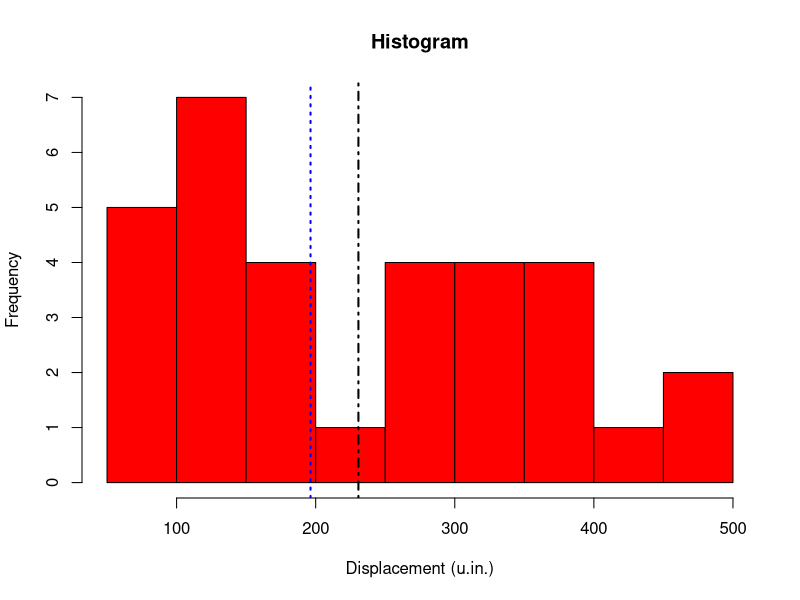
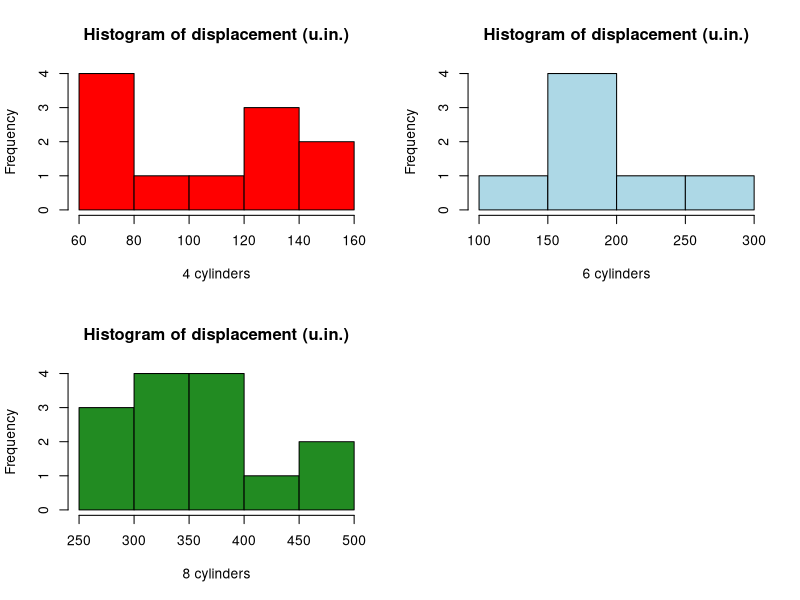
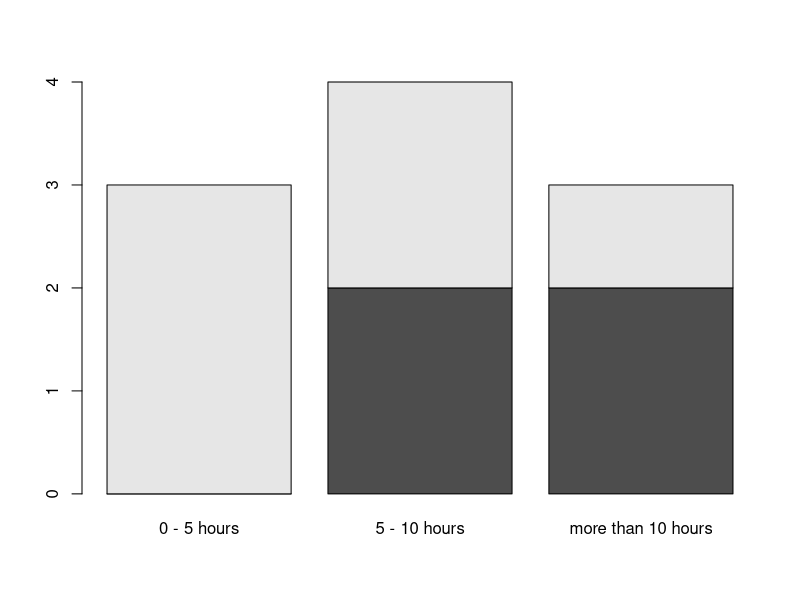
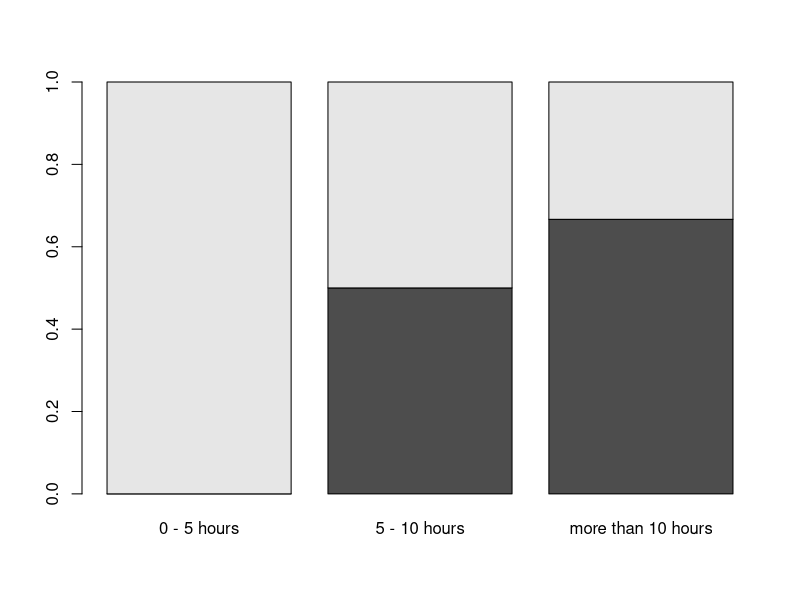
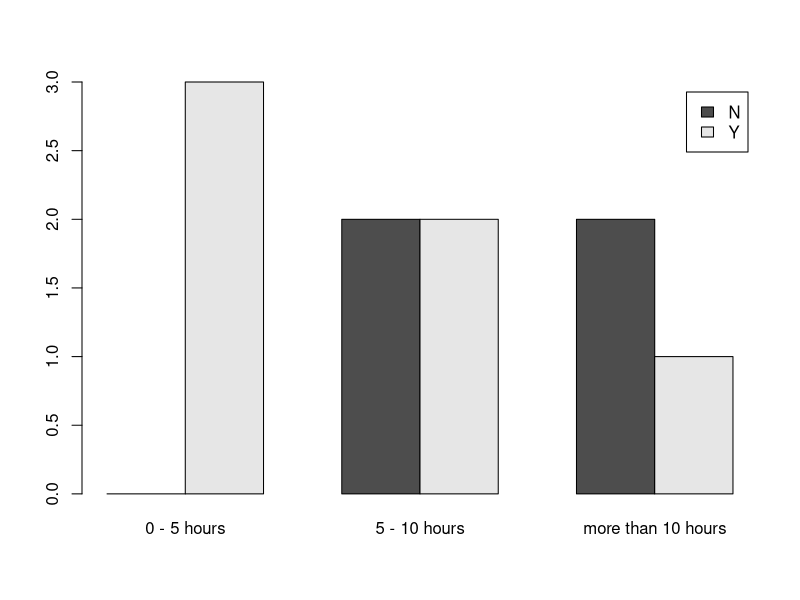
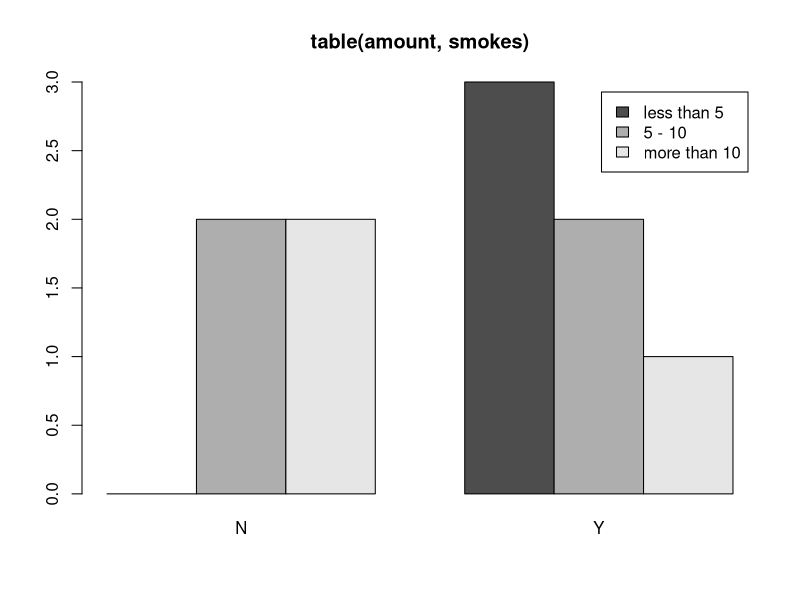
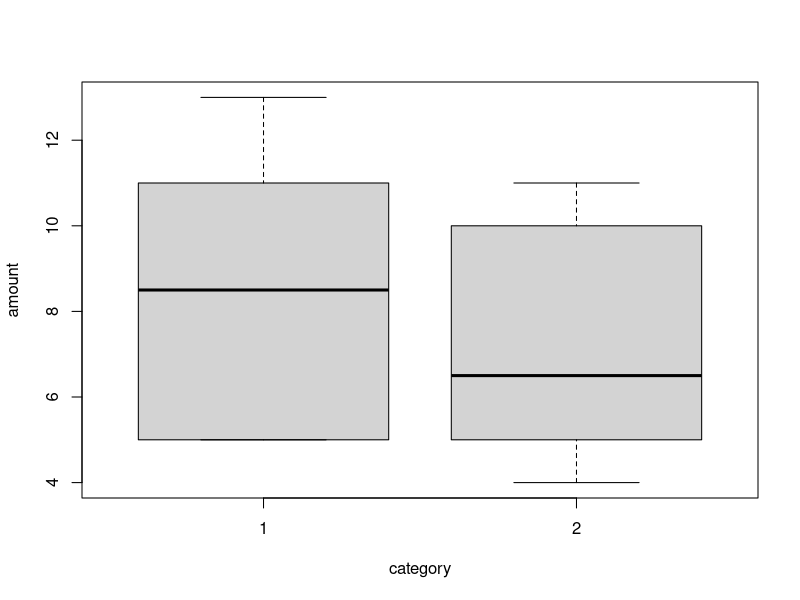
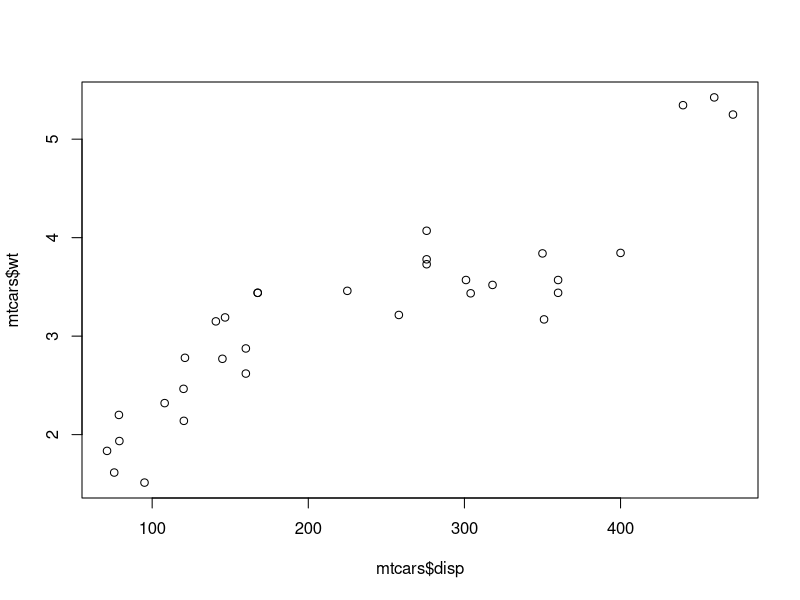

Source code (R) for these figures, in order:
#           N-мерни променливи и изследване на връзките между тях


#       Какво предсталяват "n"-мерните данни? 
#       Едномерните данни, това са масиви/листа от обекти (числа, стрингове, дати, друг тип обекти).
#   При двумерните данни имаме колекция от едномерни данни. Тоест, представянето е във формата на 
#   матрици, data frame-ове или друга подобна структура, при която най-често по редове са представени
#   примерите/елементите, а по колони техните признаци (променливите).

#       Пример за многомерни данни е
data("mtcars")
head(mtcars)


#       Нека да изследваме обема на двигателя за въпроснтие коли. Първо ще построим хистограма
hist(x = mtcars$disp, col = "red", xlab = "Displacement (u.in.)", main = "Histogram")
summary(mtcars$disp)
sd(mtcars$disp)

abline(v = mean(mtcars$disp), lwd = 2, lty = 4)
abline(v = median(mtcars$disp), lwd = 2, lty = 3, col = "blue")
#       От хистограмата се вижда, че имаме два пика. Тоест, разпределението на променливата е
#   бимодално. Черната вертикалана прекъсната линия показва къде се намира средната стойност,
#   а синята прекъсната - медината. И в двата случая, малко трудно можем да приемем, че тпва е
#   очакването на разпределението.
#       Нека сега да проверим, какво би станало, ако групираме данните по броя на цилиндрите
disp_cyl4 <- mtcars$disp[which(mtcars$cyl == 4)]
disp_cyl6 <- mtcars$disp[which(mtcars$cyl == 6)]
disp_cyl8 <- mtcars$disp[which(mtcars$cyl == 8)]

par(mfrow = c(2, 2))
hist(x = disp_cyl4, col = "red", xlab = "4 cylinders", main = "Histogram of displacement (u.in.)")
hist(x = disp_cyl6, col = "lightblue", xlab = "6 cylinders", main = "Histogram of displacement (u.in.)")
hist(x = disp_cyl8, col = "forestgreen", xlab = "8 cylinders", main = "Histogram of displacement (u.in.)")
par(mfrow = c(1, 1))


summary(disp_cyl4)
sd(disp_cyl4)

summary(disp_cyl6)
sd(disp_cyl6)

summary(disp_cyl8)
sd(disp_cyl8)

#       За групата на двигетелите, които имат 4 цилиндъра, все още не може да получим добра оценка 
#   за очакването, no за другите две групи - можем, защото имаме по един връх. 
#       Анализирайки зависимостите на една променлива от други променливи, ние успяваме да подобрим 
#   оценките на параметрите, които са ни неогходи. По този начин правим прогнозите си по-точни. 




#               Изследване на двумерни данни

#       1. Категорийни (обясняващи) VS категорийни (зависими)
#   Връзките между тези променливи най-лесно се виждат с помощта на cross таблици и barplot-ове.

#      Пример: Направили сме хипотетично прочуване, което измерва дали студентите, които пушат,
#   учат по-малко.

smokes <- c("Y", "N", "N", "Y", "N", "Y", "Y", "Y", "N", "Y")
amount <- c("0 - 5 hours", "5 - 10 hours", "5 - 10 hours", "more than 10 hours", 
            "more than 10 hours", "0 - 5 hours", "5 - 10 hours", "0 - 5 hours", 
            "more than 10 hours", "5 - 10 hours")
table(amount, smokes)
#       Данните показват, че пушачите учат по-малко от непушачите. Нека да разгледаме резулатите
#   не като честоти, а като проценти. За целта изпозлвае командата

prop.table(x = table(amount, smokes))
#   Показва ни в коя група, колко процента от данните попадат.

prop.table(x = table(amount, smokes), margin = 1)
#   Параметърът "margin" задава как желаем да изчисляваме процентите - по редове или по колони.
#   От данните виждаме, че имаме нарастване в процента на непушещите студентите, спрямо броя на
#   часовете, които отделят за учене.

#   Сега ще разгледаме графичното представяне на данните.
barplot(table(smokes, amount))
#       Малко трудно бихме видяли разликите, освен ако не са фрапиращи. 
#       В долния код ще се опитаме да нормализираме стойностите като използваме процентните 
#   съотношения. При този подход, ясно се вижда превъзходствата на едни признаци в една група,
#   спрямо друга.
barplot(prop.table(x = table(smokes, amount), margin = 2))


#       Друг подход е описаният по-долу
barplot(table(smokes, amount), beside = TRUE, legend.text = T)
#      При този подход съще лесно се забелязват разликите в отделните групи. В сегашния barplot
#   сме задали и легенда

#       Освен че можем да изведем легенда на графиката (legend.text = TRUE), то можем и да я
#   попълним със стойности, които ни трябват. Попълването е показано в примера по-долу.
barplot(table(amount, smokes), main = "table(amount, smokes)", beside = TRUE,
        legend.text = c("less than 5", "5 - 10", "more than 10"))



#       2. Категорийни (обясняващи) VS числови (зависими)
#      Когато имаме такава конфигурация при връзките, то най-удачно е да използваме One-way ANOVA
#   и t-test или техните непараемтрични еквиваленти. Тези анализи ще ги учим по-нататък в курса 
#   по статистика. Ако искаме да ги изследваме графично, удачно решение е boxplot графиките.

amount <- c(5, 5, 5, 13, 7, 11, 11, 9, 8, 9, 11, 8, 4, 5, 9, 5, 10, 5, 4, 10)
category <- c(1, 1, 1, 1, 1, 1, 1, 1, 1, 1, 2, 2, 2, 2, 2, 2, 2, 2, 2, 2)
tt <- boxplot(amount ~ category)
#      Както се вижда, лесно могат да се сравнят двете категории. Средната дебела линия във всяки
#   един boxplot е медианата, страните на правоъгълника са 1 и 3-ти квартил, а дължината на опашките
#   са минималната имаксималните стойности, като са изключени потенциалните outlier-и.
#       Тоест интерпретацията на тази графика е, че стойнсотите на първата група като цяло са 
#   по-големи защото и медианата и третия квартил за първата група са по-големи от тези на втората.
#   Отделно, минималната стойност и първия квартил за първата група съвпадат ( = 5), докато минималната 
#   стойност на втората група е 4.



#       3. Числови (обясняващи) VS категорийни (зависими)
#   Този случай на връзка е сходен с горния. Затова тук също можем да използваме One-way ANOVA или 
#   t-test, непараметричните им екваваленти и boxplot-ове. Също така можем да използваме и 
#   логистичната регресия. 

#   Този тип връзка ще бъде обяснена по-нататък



#       4. Числови (обясняващи) VS числови (зависими)
#       Това е може би групата, за която съществуват най-много похвати за анализи. Променливите от 
#   числов тип могат да бъдат превърнати в категорийни и следователно за тях важат горнтие типове
#   анализи. Това, разбира се, би довело до загуба на информация, но в определени случаи е по-подходящо
#   заради по-голямата стабилност на моделите.
#       Похватите, които са характерни за изследването на този тип връзки са най-често корелационен 
#   анализ и регресионен анализ, както и dotplot (графично представяне на връзката).
#       Почти винаги изследването на този тип връзка следва последователността dotplot, корелационен
#   анализ и регресионен анализ.


#       Да разгледаме пример от данните "mtcars". Интересуват ни променливите disp (обем на двигателя)
#   и wt (тегло)
plot(mtcars$disp, mtcars$wt)
#       От графиката се вижда, че съществува положителна линейан връзка. Тоест с нарастване на обема
#   на двигателя, нараства и теглото на автомобила. Следователно, можем да използваме линеен модел,
#   за да моделираме връзката.




#   ИНФОРМАЦИЯ, КОЯТО НЯМА ДА Я ИМА НА ИЗПИТА/КОНТРОЛНИТЕ

#       Преди да продължим с корелационния и регресионния анализ, нека да разгледаме друг пример. Този
#   път данните ще бъдат симулирани. И връзката няма да бъде линейна, а кубична.

set.seed(4455)
x <- runif(1000, -3, 3)
y <- x^3 - 3 + rnorm(length(x), sd = 2)
plot(x, y)
#       Както се вижда от графиката, този тип връзка не прилича на линейна. Но чрез подходяща трансформация,
#   връзката може да се представи като линейна. Например, ако създадем нова променлива
x3 <- x^3
#   Тогава, новата променлива x3 е в линейна зависимост с променливата y
par(mfrow = c(1, 2))
plot(x, y)
plot(x3, y)
par(mfrow = c(1, 1))





#           Корелационен анализ
#       Корелационният анализ измерва силата на линейна връзка между две променливи. Коефициентът на 
#   корелация (rho) принадлежи на интервала [-1, 1]. Силата на връзката се определя от абсолютната 
#   стойност на rho. Въпреки, че силата на връзката с субективна, все пак можем да определим някакви 
#   нива.


N <- 1000
#       abs(rho) = 1 - Детерминистична връзка (y = f(x)). За една стойност на x имаме точно една  
#   единствена стойност на y
set.seed(3654)
x1 <- runif(N)
y1 <- 3*x1 + 4
rho1 <- round(cor(x1, y1), 3)


#       0.9 <= abs(rho) < 1 - Много силна корелация на между x иy
set.seed(3654)
x2 <- runif(N)
y2 <- 3*x2+ 4 + rnorm(N, sd = 0.2)
rho2 <- round(cor(x2, y2), 3)


#       0.75 <= abs(rho) < 0.9 - Силна корелация на между x и y
set.seed(3654)
x3 <- runif(N)
y3 <- -3*x3 + 4 + rnorm(N, sd = 0.5)
rho3 <- round(cor(x3, y3), 3)



#       0.5 <= abs(rho) < 0.75 - Средна корелация на между x и y
set.seed(3654)
x4 <- runif(N)
y4 <- -3*x4 + 4 + 1*rnorm(N)
rho4 <- round(cor(x4, y4), 3)



#       0 <= abs(rho) < 0.5 - Слаба корелация на между x и y
set.seed(3654)
x5 <- runif(N)
y5 <- 3*x4 + 4 + 3*rnorm(N)
rho5 <- round(cor(x5, y5), 3)

par(mfrow = c(2, 3))
plot(x1, y1, main = paste("rho:", rho1))
abline(a = 4, b = 3, col = "red", lwd = 2)
plot(x2, y2, main = paste("rho:", rho2))
abline(a = 4, b = 3, col = "red", lwd = 2)
plot(x3, y3, main = paste("rho:", rho3))
abline(a = 4, b = -3, col = "red", lwd = 2)
plot(x4, y4, main = paste("rho:", rho4))
abline(a = 4, b = -3, col = "red", lwd = 2)
plot(x5, y5, main = paste("rho:", rho5))
abline(a = 4, b = 3, col = "red", lwd = 2)
par(mfrow = c(1, 1))

#       От графиките се вижда, че колко по-разпръснати са наблюденията около правата, 
#   толкова корелацията намалява

#       Командата за корелация е cor. С командата може да се изследват както връзките
#   между две променливи, така и връзките между N-мерни ЧИСЛОВИ данни.

#   Формулата за коралация ще я опишем с примера по-долу
X <- x3;    Y <- y3


X_mean <- mean(X);  Y_mean <- mean(Y)
XY <- (X - X_mean)*(Y - Y_mean)
XX <- (X - X_mean)^2;   YY <- (Y - Y_mean)^2
sum(XY)/sqrt(sum(XX)*sum(YY))   #   Стойността на корелацията


cor(x3, y3)


cor(mtcars$mpg, y = mtcars$hp)  
#       Връща ни само едно число - корелацията между двете променливи




cor(mtcars[, c("mpg", "disp", "hp", "drat", "wt", "qsec")])
#       Връща СИМЕТРИЧНА матрица (A[i, j] == A[j, i]) с корелациите между отделните 
#   променливи.
#       Интересно е, че, по главния диагонал, всички стойности са единици. Това е
#   следствие от формулата



#       Съществуват три основни вида корелации - Pearson, Spearman и Kendall. Първата
#   корелация е параметрична оценка на връзката между две променливи, докато останалите
#   две - непараметрични.
#       Тоест корелацията на Pearson е по-точна, но е неустойчива при наличието на outlier-и
#       Останалите две корелации са по-стабилни и не толкова точни.

#       Най-лесно това ще го демонстрираме с примера по-долу
set.seed(4413)
x <- sort(rnorm(200, mean = 2))
y <- x + sqrt(1 - 0.8^2)*rnorm(length(x))
plot(x, y, main = paste("Pearson's rho:", round(cor(x, y), 2))) #   корелацията е 0.85

#   Нека обаче да добавим няколко outlier-а
x1 <- c(x, 3.4, 3, 3.8, 3.5, 4, 4.1)
y1 <- c(y, 17, 18.5, 19.2, 19, 20, 22)
plot(x1, y1) 
abline(lm(y ~ x), col = "forestgreen", lwd = 2, lty = 4)
abline(lm(y1 ~ x1), col = "darkred", lwd = 2, lty = 3)
text(x = 0.5, y = 18, labels = paste0("Pearson's rho:", round(cor(x1, y1), 2)))
text(x = 0.5, y = 17, labels = paste0("Spearman's rho: ", round(cor(x1, y1, method = "spearman"), 2)))


